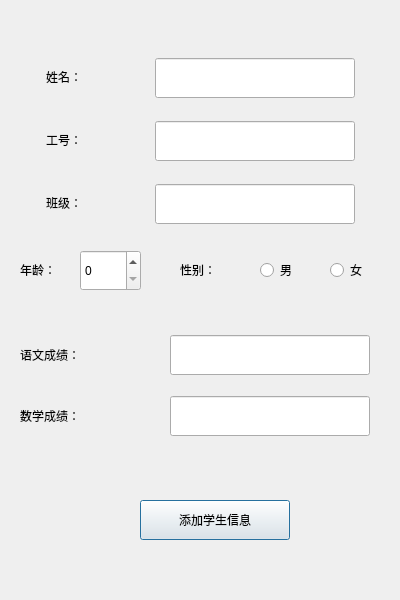
<?xml version="1.0" encoding="UTF-8"?>
<ui version="4.0">
 <class>Add</class>
 <widget class="QDialog" name="Add">
  <property name="geometry">
   <rect>
    <x>0</x>
    <y>0</y>
    <width>400</width>
    <height>600</height>
   </rect>
  </property>
  <property name="minimumSize">
   <size>
    <width>400</width>
    <height>600</height>
   </size>
  </property>
  <property name="maximumSize">
   <size>
    <width>400</width>
    <height>600</height>
   </size>
  </property>
  <property name="windowTitle">
   <string>Dialog</string>
  </property>
  <widget class="QRadioButton" name="radioButton_man">
   <property name="geometry">
    <rect>
     <x>260</x>
     <y>250</y>
     <width>60</width>
     <height>40</height>
    </rect>
   </property>
   <property name="minimumSize">
    <size>
     <width>60</width>
     <height>40</height>
    </size>
   </property>
   <property name="maximumSize">
    <size>
     <width>60</width>
     <height>40</height>
    </size>
   </property>
   <property name="styleSheet">
    <string notr="true">font: 12pt &quot;微软雅黑&quot;;</string>
   </property>
   <property name="text">
    <string>男</string>
   </property>
  </widget>
  <widget class="QRadioButton" name="radioButton_woman">
   <property name="geometry">
    <rect>
     <x>330</x>
     <y>250</y>
     <width>60</width>
     <height>40</height>
    </rect>
   </property>
   <property name="minimumSize">
    <size>
     <width>60</width>
     <height>40</height>
    </size>
   </property>
   <property name="maximumSize">
    <size>
     <width>60</width>
     <height>40</height>
    </size>
   </property>
   <property name="styleSheet">
    <string notr="true">font: 12pt &quot;微软雅黑&quot;;</string>
   </property>
   <property name="text">
    <string>女</string>
   </property>
  </widget>
  <widget class="QLabel" name="label_2">
   <property name="geometry">
    <rect>
     <x>180</x>
     <y>250</y>
     <width>60</width>
     <height>40</height>
    </rect>
   </property>
   <property name="minimumSize">
    <size>
     <width>60</width>
     <height>40</height>
    </size>
   </property>
   <property name="maximumSize">
    <size>
     <width>60</width>
     <height>40</height>
    </size>
   </property>
   <property name="styleSheet">
    <string notr="true">font: 14pt &quot;微软雅黑&quot;;</string>
   </property>
   <property name="text">
    <string>性别：</string>
   </property>
  </widget>
  <widget class="QLabel" name="label_3">
   <property name="geometry">
    <rect>
     <x>20</x>
     <y>250</y>
     <width>60</width>
     <height>40</height>
    </rect>
   </property>
   <property name="minimumSize">
    <size>
     <width>60</width>
     <height>40</height>
    </size>
   </property>
   <property name="maximumSize">
    <size>
     <width>60</width>
     <height>40</height>
    </size>
   </property>
   <property name="styleSheet">
    <string notr="true">font: 14pt &quot;微软雅黑&quot;;</string>
   </property>
   <property name="text">
    <string>年龄：</string>
   </property>
  </widget>
  <widget class="QSpinBox" name="spinBox">
   <property name="geometry">
    <rect>
     <x>80</x>
     <y>250</y>
     <width>61</width>
     <height>41</height>
    </rect>
   </property>
   <property name="styleSheet">
    <string notr="true">font: 12pt &quot;微软雅黑&quot;;</string>
   </property>
  </widget>
  <widget class="QPushButton" name="ADD">
   <property name="geometry">
    <rect>
     <x>140</x>
     <y>500</y>
     <width>150</width>
     <height>40</height>
    </rect>
   </property>
   <property name="minimumSize">
    <size>
     <width>150</width>
     <height>40</height>
    </size>
   </property>
   <property name="maximumSize">
    <size>
     <width>150</width>
     <height>40</height>
    </size>
   </property>
   <property name="styleSheet">
    <string notr="true">font: 10pt &quot;微软雅黑&quot;;</string>
   </property>
   <property name="text">
    <string>添加学生信息</string>
   </property>
  </widget>
  <widget class="QWidget" name="layoutWidget">
   <property name="geometry">
    <rect>
     <x>155</x>
     <y>41</y>
     <width>202</width>
     <height>201</height>
    </rect>
   </property>
   <layout class="QVBoxLayout" name="verticalLayout">
    <item>
     <widget class="QLineEdit" name="Add_nameEdit">
      <property name="minimumSize">
       <size>
        <width>200</width>
        <height>40</height>
       </size>
      </property>
      <property name="maximumSize">
       <size>
        <width>200</width>
        <height>40</height>
       </size>
      </property>
     </widget>
    </item>
    <item>
     <widget class="QLineEdit" name="Add_idEdit">
      <property name="minimumSize">
       <size>
        <width>200</width>
        <height>40</height>
       </size>
      </property>
      <property name="maximumSize">
       <size>
        <width>200</width>
        <height>40</height>
       </size>
      </property>
     </widget>
    </item>
    <item>
     <widget class="QLineEdit" name="Add_classEdit">
      <property name="minimumSize">
       <size>
        <width>200</width>
        <height>40</height>
       </size>
      </property>
      <property name="maximumSize">
       <size>
        <width>200</width>
        <height>40</height>
       </size>
      </property>
     </widget>
    </item>
   </layout>
  </widget>
  <widget class="QWidget" name="layoutWidget">
   <property name="geometry">
    <rect>
     <x>46</x>
     <y>40</y>
     <width>62</width>
     <height>201</height>
    </rect>
   </property>
   <layout class="QVBoxLayout" name="verticalLayout_2">
    <item>
     <widget class="QLabel" name="label">
      <property name="minimumSize">
       <size>
        <width>60</width>
        <height>40</height>
       </size>
      </property>
      <property name="maximumSize">
       <size>
        <width>60</width>
        <height>40</height>
       </size>
      </property>
      <property name="styleSheet">
       <string notr="true">font: 14pt &quot;微软雅黑&quot;;</string>
      </property>
      <property name="text">
       <string>姓名：</string>
      </property>
     </widget>
    </item>
    <item>
     <widget class="QLabel" name="label_6">
      <property name="minimumSize">
       <size>
        <width>60</width>
        <height>40</height>
       </size>
      </property>
      <property name="maximumSize">
       <size>
        <width>60</width>
        <height>40</height>
       </size>
      </property>
      <property name="styleSheet">
       <string notr="true">font: 14pt &quot;微软雅黑&quot;;</string>
      </property>
      <property name="text">
       <string>工号：</string>
      </property>
     </widget>
    </item>
    <item>
     <widget class="QLabel" name="label_7">
      <property name="minimumSize">
       <size>
        <width>60</width>
        <height>40</height>
       </size>
      </property>
      <property name="maximumSize">
       <size>
        <width>60</width>
        <height>40</height>
       </size>
      </property>
      <property name="styleSheet">
       <string notr="true">font: 14pt &quot;微软雅黑&quot;;</string>
      </property>
      <property name="text">
       <string>班级：</string>
      </property>
     </widget>
    </item>
   </layout>
  </widget>
  <widget class="QWidget" name="layoutWidget">
   <property name="geometry">
    <rect>
     <x>20</x>
     <y>320</y>
     <width>152</width>
     <height>131</height>
    </rect>
   </property>
   <layout class="QVBoxLayout" name="verticalLayout_3">
    <item>
     <widget class="QLabel" name="label_4">
      <property name="minimumSize">
       <size>
        <width>150</width>
        <height>40</height>
       </size>
      </property>
      <property name="maximumSize">
       <size>
        <width>150</width>
        <height>40</height>
       </size>
      </property>
      <property name="styleSheet">
       <string notr="true">font: 14pt &quot;微软雅黑&quot;;</string>
      </property>
      <property name="text">
       <string>语文成绩：</string>
      </property>
     </widget>
    </item>
    <item>
     <widget class="QLabel" name="label_5">
      <property name="minimumSize">
       <size>
        <width>150</width>
        <height>40</height>
       </size>
      </property>
      <property name="maximumSize">
       <size>
        <width>150</width>
        <height>40</height>
       </size>
      </property>
      <property name="styleSheet">
       <string notr="true">font: 14pt &quot;微软雅黑&quot;;</string>
      </property>
      <property name="text">
       <string>数学成绩：</string>
      </property>
     </widget>
    </item>
   </layout>
  </widget>
  <widget class="QWidget" name="layoutWidget">
   <property name="geometry">
    <rect>
     <x>170</x>
     <y>320</y>
     <width>202</width>
     <height>131</height>
    </rect>
   </property>
   <layout class="QVBoxLayout" name="verticalLayout_4">
    <item>
     <widget class="QLineEdit" name="Add_chineseEdit">
      <property name="minimumSize">
       <size>
        <width>200</width>
        <height>40</height>
       </size>
      </property>
      <property name="maximumSize">
       <size>
        <width>200</width>
        <height>40</height>
       </size>
      </property>
     </widget>
    </item>
    <item>
     <widget class="QLineEdit" name="Add_mathEdit">
      <property name="minimumSize">
       <size>
        <width>200</width>
        <height>40</height>
       </size>
      </property>
      <property name="maximumSize">
       <size>
        <width>200</width>
        <height>40</height>
       </size>
      </property>
     </widget>
    </item>
   </layout>
  </widget>
 </widget>
 <resources/>
 <connections/>
</ui>
